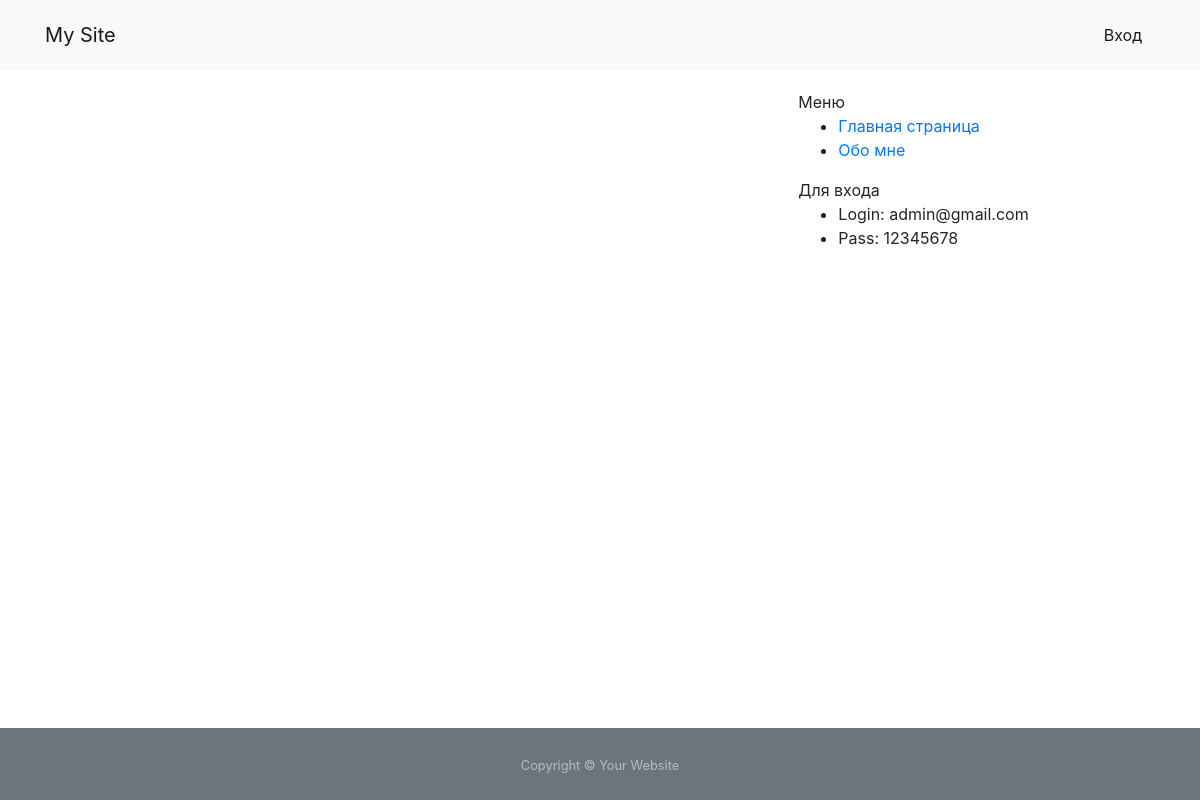
Before: / with the older database file.
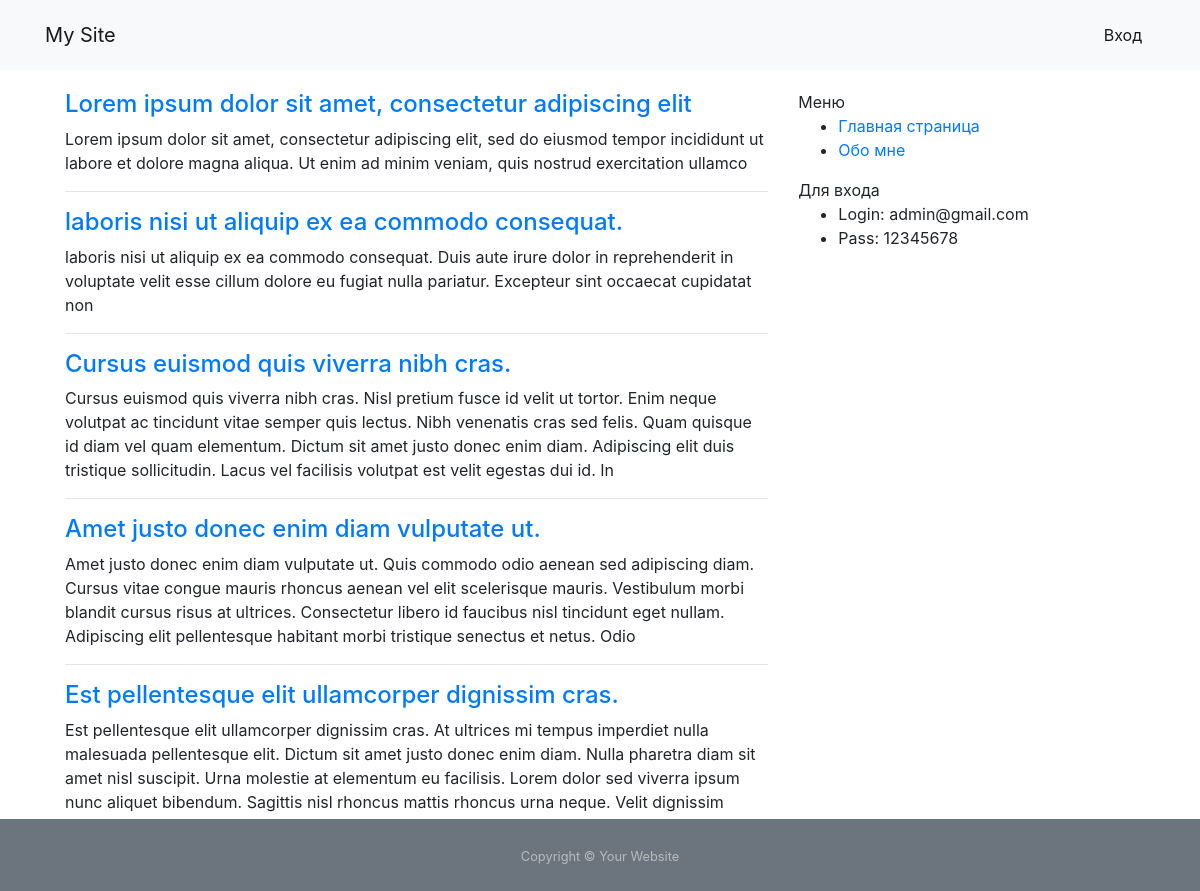
After: the same page with the newer database file.
### tables this page shows
CREATE TABLE `articles` (
  `id` int(11) NOT NULL AUTO_INCREMENT,
  `author_id` int(11) NOT NULL,
  `name` varchar(255) NOT NULL,
  `text` text NOT NULL,
  `created_at` datetime NOT NULL DEFAULT current_timestamp(),
  PRIMARY KEY (`id`)
);

### src/Controllers/MainController.php (called while the page is built, shortened)
<?php
class MainController extends AbstractController
{
    public function main()
    {
        $articles = Article::findAll();
        $this->metaTag->setTitle('My Site');
        $this->view->renderHtml('main/main.php', [
            'articles' => $articles,
            'metaTag' => $this->metaTag
                ]);
    }
}

### src/Components/Router.php (called while the page is built, shortened)
<?php
class Router
{
    private $routes;
    public function __construct()
    {
        $routesPath = __DIR__ . '/../../src/config/routes.php';
        $this->routes = require $routesPath;
    }
    public function run(): void
    {
        $this->route = $_GET['route'];
        foreach ($this->routes as $pattern => $controllerAndAction) {
            preg_match($pattern, $this->route, $matches);
            if (!empty($matches)) {
                break;
            }
        }
        unset($matches[0]);
        $actionName = $controllerAndAction[1];
        $controller = new $controllerName();
        $controller->$actionName(...$matches);
    }
}

### www/index.php (called while the page is built, shortened)
<?php
try {
$router = new Router();
$router->run();
} catch (\Exceptions\DbException $e) {
    $view = new \View\View(__DIR__ . '/../templates/errors');
    $view->renderHtml('500.php', ['error' => $e->getMessage()], 500);
} catch (\Exceptions\NotFoundException $e) {
    $view = new \View\View(__DIR__ . '/../templates/errors');
    $view->renderHtml('404.php', ['error' => $e->getMessage()], 404);
} catch (\Exceptions\UnauthorizedException $e) {
    $view = new \View\View(__DIR__ . '/../templates/errors');
    $view->renderHtml('401.php', ['error' => $e->getMessage()], 401);
}

### src/config/db_settings.php (called while the page is built)
<?php
return [
    'db' => [
        'host' => 'localhost',
        'dbname' => 'myproject',
        'user' => 'userproject',
        'password' => 'userpass',
    ]
];

### src/Components/Db.php (called while the page is built, shortened)
<?php
class Db {
    private static $instance;
    private $pdo;
    private function __construct() {
        $dbOptions = (require __DIR__ . '../../config/db_settings.php')['db'];
        try {
        $this->pdo = new \PDO(
                'mysql:host=' . $dbOptions['host'] . ';dbname=' . $dbOptions['dbname'],
                $dbOptions['user'],
                $dbOptions['password']
        );
        $this->pdo->exec('SET NAMES UTF8');
        } catch (\PDOException $e) {
            throw new DbException('Ошибка при подключении к базе данных ' . $e->getMessage());
        }
    }
    public function query(string $sql, $params = [], string $className = 'stdClass'): ?array {
        $sth = $this->pdo->prepare($sql);
        $result = $sth->execute($params);
        return $sth->fetchAll(\PDO::FETCH_CLASS, $className);
    }
    public static function getInstance(): self {
        if (self::$instance === null) {
            self::$instance = new self();
        }
        return self::$instance;
    }
}

### src/Models/ActiveRecordEntity.php (called while the page is built, shortened)
<?php
abstract class ActiveRecordEntity
{
    private function underscoreToCamelCase(string $source): string
    {
        return lcfirst(str_replace('_', '', ucwords($source, '_')));
    }
    public static function findAll(): array
    {
        $db = Db::getInstance();
        return $db->query('SELECT * FROM ' . static::getTableName(), [], static::class);
    }
}

### src/Models/Articles/Article.php (called while the page is built, shortened)
<?php
class Article extends ActiveRecordEntity
{
    protected $name;
    protected $text;
    public function getId(): int
    {
        return $this->id;
    }
    public function getName(): string
    {
        return $this->name;
    }
    public function getText(): string
    {
        return $this->text;
    }
    protected static function getTableName(): string
    {
        return 'articles';
    }
}

### templates/main/main.php (the view)
<?php include __DIR__ . '/../header.php'; ?>
<div class="container">
    <div class="card-body">
        <div class="row">
            <div class="col-8">
                <?php foreach ($articles as $article): ?>
                    <h4><a href="/articles/<?= $article->getId() ?>"><?= $article->getName() ?></a></h4>
                    <p><?= $article->getText() ?></p>
                    <hr>
                <?php endforeach; ?>
            </div>
            <?php include __DIR__ . '/../menu.php'; ?>
        </div>
    </div>
</div>
<?php include __DIR__ . '/../footer.php'; ?>

### templates/header.php (shortened to what this page needs)
<!doctype html>
<html lang="ru">
    <head>
        <link rel="stylesheet" href="https://stackpath.bootstrapcdn.com/bootstrap/4.5.0/css/bootstrap.min.css">
    </head>
    <body>
        <nav class="navbar navbar-expand-lg navbar-light bg-light">
            <div class="container">
                <a class="navbar-brand" href="/">My Site</a>
                <div class="collapse navbar-collapse" id="navbarText">
                    <?php if (!empty($user)): ?>
                    <span class="navbar-text">
                        <?= Helper::html($user->getNickname()) ?>
                    </span>
                    <span class="navbar-text">
                        <form action="/users/logout">
                            <input class="btn btn-link " type="submit" value="Выйти">
                        </form>
                    </span>
                        <?php else: ?>
                     <span class="navbar-text">
                            <a class="btn btn-link" href="/users/login">Вход</a>
                    </span>
                    <?php endif; ?>
                </div>
            </div>
        </nav>

### templates/menu.php
<div class="col-4">
    <td width="300px" class="sidebar">
        <div class="sidebarHeader">Меню</div>
        <ul>
            <li><a href="/">Главная страница</a></li>
            <li><a href="/about-me">Обо мне</a></li>
        </ul>
        <?php if (empty($user)): ?>
            <div class="sidebarHeader">Для входа</div>
            <ul>
                <li>Login: admin@gmail.com</li>
                <li>Pass: 12345678</li>
            </ul>
        <?php elseif ($user->getRole() === 'admin'): ?>
            <ul>
                <li><a href="/articles/add">Добавить статью</a></li>
            </ul>
        <?php endif; ?>
    </td>
</div>

### templates/footer.php (shortened to what this page needs)
<footer id="footer" class="fixed-bottom py-4 bg-secondary text-white-50">
    <div class="container text-center">
        <small>Copyright &copy; Your Website</small>
    </div>
</footer>
</body>
</html>

### src/View/View.php (shortened to what this page needs)
<?php
class View {
    private $templatesPath;
    private $extraVars = [];
    public function __construct(string $templatesPath)
    {
        $this->templatesPath = $templatesPath;
    }
    public function setVar(string $name, $value): void
    {
        $this->extraVars[$name] = $value;
    }
    public function renderHtml(string $templateName, array $vars = [], int $code = 200)
    {
        extract($this->extraVars);
        extract($vars);
        include $this->templatesPath . '/' . $templateName;
        $buffer = ob_get_contents();
        echo $buffer;
    }
}

Changed rows visible on the page:
added articles: name "Lorem ipsum dolor sit amet, consectetur adipiscing elit", text "Lorem ipsum dolor sit amet, consectetur adipiscing elit, sed do eiusmod tempor incididunt ut labore et dolore magna aliqua. Ut enim ad minim veniam, quis nostrud exercitation ullamco"
added articles: name "laboris nisi ut aliquip ex ea commodo consequat.", text "laboris nisi ut aliquip ex ea commodo consequat. Duis aute irure dolor in reprehenderit in voluptate velit esse cillum dolore eu fugiat nulla pariatur. Excepteur sint occaecat cupidatat non"
added articles: name "Cursus euismod quis viverra nibh cras.", text "Cursus euismod quis viverra nibh cras. Nisl pretium fusce id velit ut tortor. Enim neque volutpat ac tincidunt vitae semper quis lectus. Nibh venenatis cras sed felis. Quam quisque id diam vel quam elementum. Dictum sit amet justo donec enim diam. Adipiscing elit duis tristique sollicitudin. Lacus vel facilisis volutpat est velit egestas dui id. In"
added articles: name "Amet justo donec enim diam vulputate ut.", text "Amet justo donec enim diam vulputate ut. Quis commodo odio aenean sed adipiscing diam. Cursus vitae congue mauris rhoncus aenean vel elit scelerisque mauris. Vestibulum morbi blandit cursus risus at ultrices. Consectetur libero id faucibus nisl tincidunt eget nullam. Adipiscing elit pellentesque habitant morbi tristique senectus et netus. Odio"
added articles: name "Est pellentesque elit ullamcorper dignissim cras.", text "Est pellentesque elit ullamcorper dignissim cras. At ultrices mi tempus imperdiet nulla malesuada pellentesque elit. Dictum sit amet justo donec enim diam. Nulla pharetra diam sit amet nisl suscipit. Urna molestie at elementum eu facilisis. Lorem dolor sed viverra ipsum nunc aliquet bibendum. Sagittis nisl rhoncus mattis rhoncus urna neque. Velit dignissim…"
